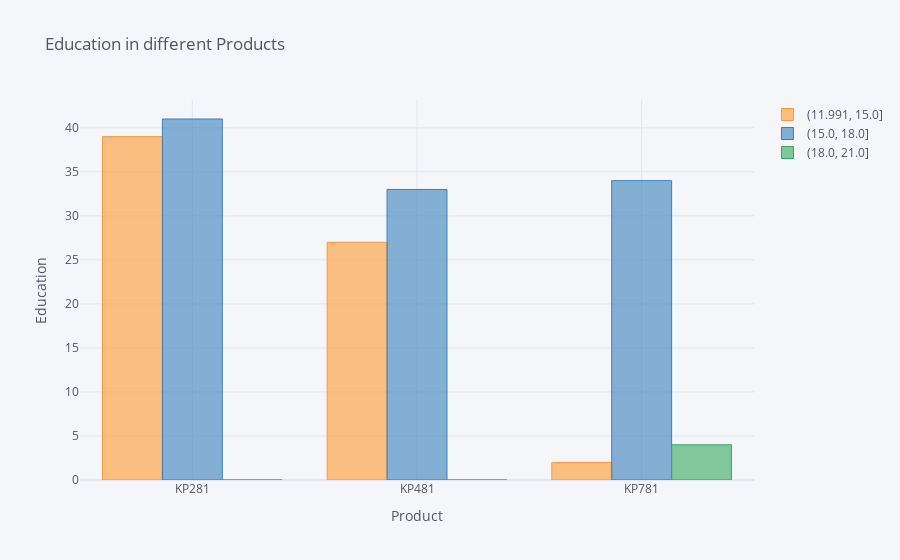

Here is the notebook cell this chart was saved with:
### Markdown cell above
### Observation
1. KP281 is More popular in with 27% people using it in 18-28 Age Group
1. KP481 is approx 18% usage in 18-28 Age Group 
1. KP281 and KP481 has equal usage in 28-39 Age group people using KP281 can be pitched KP481 Product

### Code cell
pd.crosstab(aer.Product,pd.cut(aer['Education'], bins = 3)).iplot(kind='bar', title='   Education in different Products',yTitle='Education',xTitle='Product')
pd.crosstab(aer.Product,pd.cut(aer['Education'], bins = 3))

### Figure 1 — Plotly figure (JSON) as saved in the notebook; plotly's stock layout.template omitted (floating-point values rounded to 4 significant figures)
{"data": [{"marker": {"color": "rgba(255, 153, 51, 0.6)", "line": {"color": "rgba(255, 153, 51, 1.0)", "width": 1}}, "name": "(11.991, 15.0]", "orientation": "v", "text": "", "type": "bar", "x": ["KP281", "KP481", "KP781"], "y": [39, 27, 2]}, {"marker": {"color": "rgba(55, 128, 191, 0.6)", "line": {"color": "rgba(55, 128, 191, 1.0)", "width": 1}}, "name": "(15.0, 18.0]", "orientation": "v", "text": "", "type": "bar", "x": ["KP281", "KP481", "KP781"], "y": [41, 33, 34]}, {"marker": {"color": "rgba(50, 171, 96, 0.6)", "line": {"color": "rgba(50, 171, 96, 1.0)", "width": 1}}, "name": "(18.0, 21.0]", "orientation": "v", "text": "", "type": "bar", "x": ["KP281", "KP481", "KP781"], "y": [0, 0, 4]}], "layout": {"legend": {"bgcolor": "#F5F6F9", "font": {"color": "#4D5663"}}, "paper_bgcolor": "#F5F6F9", "plot_bgcolor": "#F5F6F9", "title": {"font": {"color": "#4D5663"}, "text": "   Education in different Products"}, "xaxis": {"gridcolor": "#E1E5ED", "showgrid": true, "tickfont": {"color": "#4D5663"}, "title": {"font": {"color": "#4D5663"}, "text": "Product"}, "zerolinecolor": "#E1E5ED"}, "yaxis": {"gridcolor": "#E1E5ED", "showgrid": true, "tickfont": {"color": "#4D5663"}, "title": {"font": {"color": "#4D5663"}, "text": "Education"}, "zerolinecolor": "#E1E5ED"}}}
